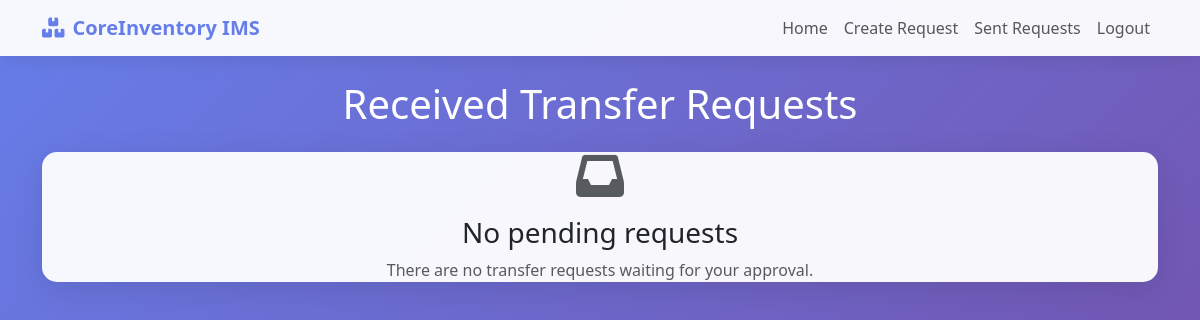
/transfers/received/ (signed in), run on an earlier commit of the app's database.
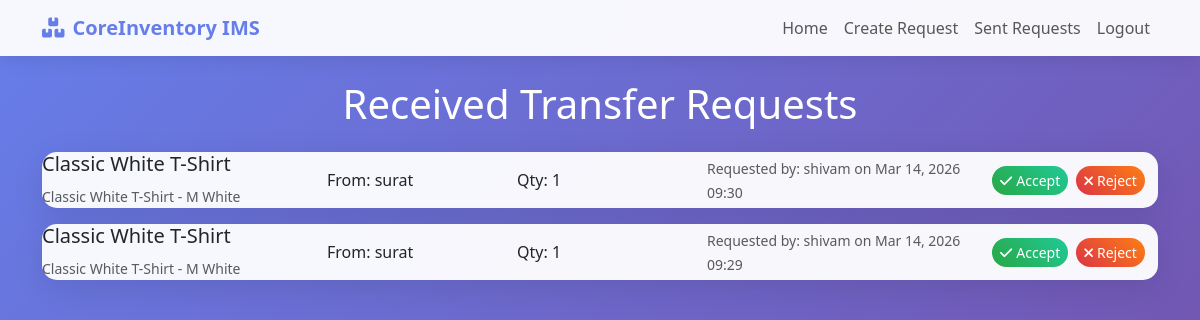
And on a later commit of the database.
### transfers/models.py (models this page shows, shortened)
class TransferRequest(models.Model):
    STATUS_CHOICES = [
        ('pending', 'Pending'),
        ('accepted', 'Accepted'),
        ('rejected', 'Rejected'),
    ]
    from_warehouse = models.ForeignKey('warehouses.Warehouse', on_delete=models.CASCADE, related_name='sent_transfers')
    to_warehouse = models.ForeignKey('warehouses.Warehouse', on_delete=models.CASCADE, related_name='received_transfers')
    product_variant = models.ForeignKey('products.ProductVariant', on_delete=models.CASCADE)
    quantity = models.PositiveIntegerField()
    status = models.CharField(max_length=20, choices=STATUS_CHOICES, default='pending')
    requested_by = models.ForeignKey(settings.AUTH_USER_MODEL, on_delete=models.CASCADE)
    created_at = models.DateTimeField(auto_now_add=True)
    accepted_at = models.DateTimeField(null=True, blank=True)

### products/models.py (models this page shows, shortened)
class ProductVariant(models.Model):
    product = models.ForeignKey(Product, on_delete=models.CASCADE, related_name='variants')
    size = models.CharField(max_length=20, blank=True)
    color = models.CharField(max_length=50, blank=True)
    stock_quantity = models.PositiveIntegerField(default=0)  # Keep for backward compatibility, but use warehouse stocks
    def __str__(self):
        return f"{self.product.name} - {self.size} {self.color}".strip()

class Product(models.Model):
    name = models.CharField(max_length=200)
    description = models.TextField(blank=True)
    category = models.ForeignKey(Category, on_delete=models.SET_NULL, null=True, blank=True, related_name='products')
    sku = models.CharField(max_length=100, unique=True)
    barcode = models.CharField(max_length=100, blank=True)
    unit_price = models.DecimalField(max_digits=10, decimal_places=2)
    cost_price = models.DecimalField(max_digits=10, decimal_places=2)
    reorder_level = models.PositiveIntegerField(default=0)
    image = models.URLField(max_length=500, blank=True, null=True)
    is_active = models.BooleanField(default=True)
    created_at = models.DateTimeField(auto_now_add=True)
    updated_at = models.DateTimeField(auto_now=True)
    class Meta:
        ordering = ['name']

### warehouses/models.py (models this page shows, shortened)
class Warehouse(models.Model):
    id = models.IntegerField(primary_key=True)
    name = models.CharField(max_length=100)

### accounts/models.py (models this page shows, shortened)
class User(AbstractBaseUser):
    username = models.CharField(max_length=150, unique=True)
    email = models.EmailField(unique=True)
    password = models.CharField(max_length=128)
    role = models.IntegerField(choices=[(1, "Head Manager"), (2, "Warehouse Manager")], default=2)
    warehouse = models.ForeignKey(Warehouse, on_delete=models.CASCADE)
    created_at = models.DateTimeField(auto_now_add=True)
    objects = UserManager()
    USERNAME_FIELD = 'username'
    REQUIRED_FIELDS = ['email']

### transfers/views.py (the view)
# urls.py: path('received/', views.received_requests, name='received_requests'),
@login_required
def received_requests(request):
    requests = TransferRequest.objects.filter(to_warehouse=request.user.warehouse, status='pending').order_by('-created_at')
    return render(request, 'transfers/received_requests.html', {'requests': requests})

### templates/transfers/received_requests.html (shortened to what this page needs)
<!DOCTYPE html>
<html lang="en">
<head>
    <link href="https://cdn.jsdelivr.net/npm/bootstrap@5.3.0/dist/css/bootstrap.min.css" rel="stylesheet">
    <link href="https://cdnjs.cloudflare.com/ajax/libs/font-awesome/6.0.0/css/all.min.css" rel="stylesheet">
</head>
<body>
    <nav class="navbar navbar-expand-lg navbar-light">
        <div class="container">
            <a class="navbar-brand" href="{% url 'home' %}">
                <i class="fas fa-boxes me-2"></i>CoreInventory IMS
            </a>
            <div class="navbar-nav ms-auto">
                <a class="nav-link" href="{% url 'home' %}">Home</a>
                <a class="nav-link" href="{% url 'transfers:create' %}">Create Request</a>
                <a class="nav-link" href="{% url 'transfers:sent_requests' %}">Sent Requests</a>
                <a class="nav-link" href="{% url 'logout' %}">Logout</a>
            </div>
        </div>
    </nav>
    <div class="container mt-4">
        <div class="row">
            <div class="col-12">
                <h1 class="text-white text-center mb-4">Received Transfer Requests</h1>
            </div>
        </div>
        {% if requests %}
        <div class="row">
            {% for request in requests %}
            <div class="col-12">
                <div class="request-card">
                    <div class="card-body">
                        <div class="row align-items-center">
                            <div class="col-md-3">
                                <h5>{{ request.product_variant.product.name }}</h5>
                                <small class="text-muted">{{ request.product_variant }}</small>
                            </div>
                            <div class="col-md-2">
                                <p class="mb-0">From: {{ request.from_warehouse.name }}</p>
                            </div>
                            <div class="col-md-2">
                                <p class="mb-0">Qty: {{ request.quantity }}</p>
                            </div>
                            <div class="col-md-3">
                                <small class="text-muted">Requested by: {{ request.requested_by.username }} on {{ request.created_at|date:"M d, Y H:i" }}</small>
                            </div>
                            <div class="col-md-2">
                                <div class="d-flex gap-2">
                                    <form method="post" action="{% url 'transfers:accept_request' request.pk %}" class="d-inline">
                                        <button type="submit" class="btn btn-success-custom btn-sm">
                                            <i class="fas fa-check me-1"></i>Accept
                                        </button>
                                    </form>
                                    <form method="post" action="{% url 'transfers:reject_request' request.pk %}" class="d-inline">
                                        <button type="submit" class="btn btn-danger-custom btn-sm">
                                            <i class="fas fa-times me-1"></i>Reject
                                        </button>
                                    </form>
                                </div>
                            </div>
                        </div>
                    </div>
                </div>
            </div>
            {% endfor %}
        </div>
        {% else %}
        <div class="row">
            <div class="col-12">
                <div class="request-card text-center">
                    <div class="card-body">
                        <i class="fas fa-inbox fa-3x text-muted mb-3"></i>
                        <h3>No pending requests</h3>
                        <p class="text-muted">There are no transfer requests waiting for your approval.</p>
                    </div>
                </div>
            </div>
        </div>
        {% endif %}
    </div>
</body>
</html>

### templates/transfers/received_requests.html (style rules this page uses)
body { background: linear-gradient(135deg, #667eea 0%, #764ba2 100%); min-height: 100vh; font-family: 'Segoe UI', Tahoma, Geneva, Verdana, sans-serif; }
.navbar { background: rgba(255, 255, 255, 0.95); backdrop-filter: blur(10px); box-shadow: 0 2px 20px rgba(0,0,0,0.1); }
.navbar-brand { font-weight: bold; color: #667eea !important; }
.request-card { background: rgba(255, 255, 255, 0.95); border: none; border-radius: 15px; box-shadow: 0 8px 32px rgba(0,0,0,0.1); margin-bottom: 1rem; }
.btn-success-custom { background: linear-gradient(45deg, #28a745, #20c997); border: none; border-radius: 25px; color: white; }
.btn-danger-custom { background: linear-gradient(45deg, #dc3545, #fd7e14); border: none; border-radius: 25px; color: white; }

What changed in the data, as far as the page shows it:
added TransferRequest: product_variant.product.name "Classic White T-Shirt", product_variant "Classic White T-Shirt - M White", from_warehouse.name "surat", quantity "1", requested_by.username "shivam", created_at "Mar 14, 2026 09:30"
added TransferRequest: product_variant.product.name "Classic White T-Shirt", product_variant "Classic White T-Shirt - M White", from_warehouse.name "surat", quantity "1", requested_by.username "shivam", created_at "Mar 14, 2026 09:29"
Also different on the page:
text no longer shown: "No pending requests There are no transfer requests waiting for your approval."
